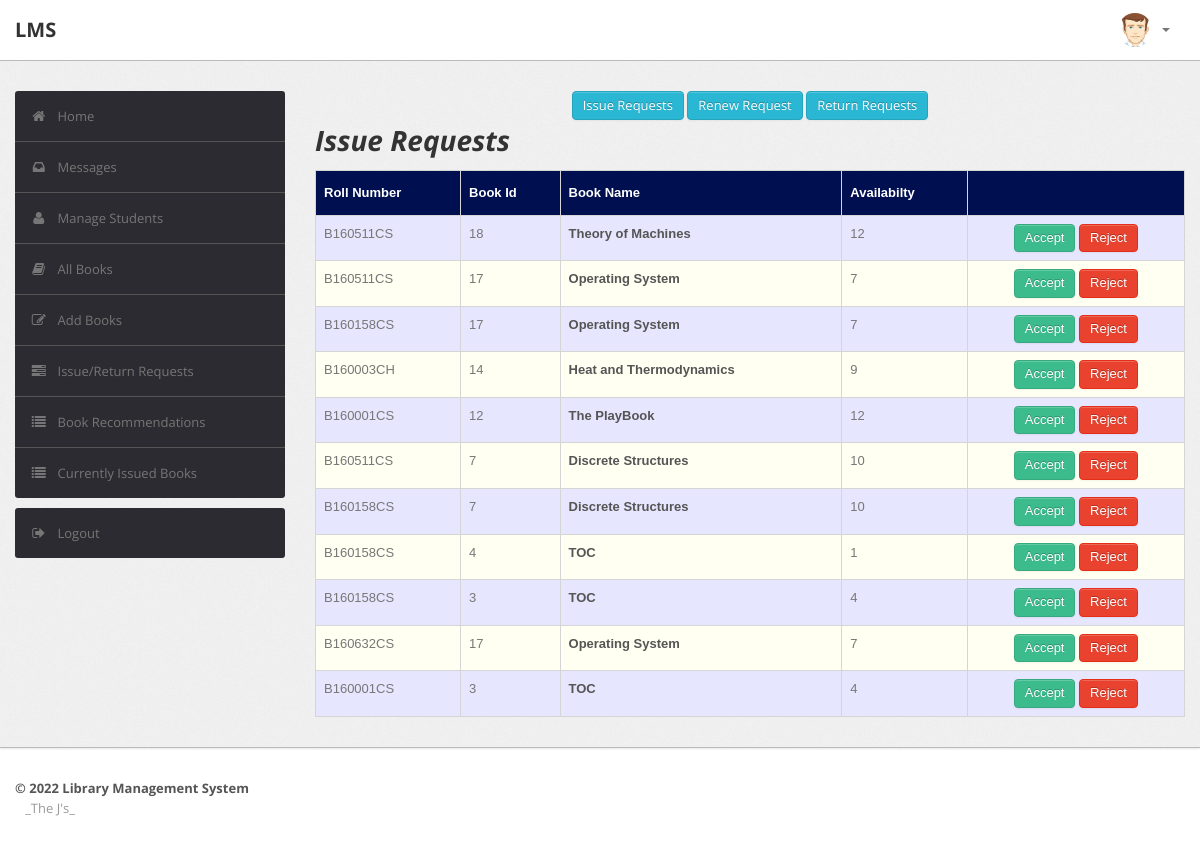
The page /admin/issue_requests.php (signed in) on the database its author committed.
### tables this page shows
CREATE TABLE `record` (
  `RollNo` varchar(50) NOT NULL,
  `BookId` int(10) NOT NULL,
  `Date_of_Issue` date DEFAULT NULL,
  `Due_Date` date DEFAULT NULL,
  `Date_of_Return` date DEFAULT NULL,
  `Dues` int(10) DEFAULT NULL,
  `Renewals_left` int(10) DEFAULT NULL,
  `Time` time DEFAULT NULL
);

CREATE TABLE `book` (
  `BookId` int(10) NOT NULL,
  `Title` varchar(50) DEFAULT NULL,
  `Publisher` varchar(50) DEFAULT NULL,
  `Year` varchar(50) DEFAULT NULL,
  `Availability` int(5) DEFAULT NULL
);

### admin/issue_requests.php (the view, shortened to what this page needs)
<?php
require('dbconn.php');
?>
<?php
if ($_SESSION['RollNo']) {
    ?>
<!DOCTYPE html>
<html lang="en">
    <head>
        <link type="text/css" href="bootstrap/css/bootstrap.min.css" rel="stylesheet">
        <link type="text/css" href="bootstrap/css/bootstrap-responsive.min.css" rel="stylesheet">
        <link type="text/css" href="css/theme.css" rel="stylesheet">
        <link type="text/css" href="images/icons/css/font-awesome.css" rel="stylesheet">
    </head>
    <body>
        <div class="navbar navbar-fixed-top">
            <div class="navbar-inner">
                <div class="container">
                        <a class="brand" href="index.php">LMS </a>
                    <div class="nav-collapse collapse navbar-inverse-collapse">
                        <ul class="nav pull-right">
                            <li class="nav-user dropdown"><a href="#" class="dropdown-toggle" data-toggle="dropdown">
                                <img src="images/user.png" class="nav-avatar" />
                                <b class="caret"></b></a>
                            </li>
                        </ul>
                    </div>
                </div>
            </div>
        </div>
        <div class="wrapper">
            <div class="container">
                <div class="row">
                    <div class="span3">
                        <div class="sidebar">
                            <ul class="widget widget-menu unstyled">
                                <li class="active"><a href="index.php"><i class="menu-icon icon-home"></i>Home
                                </a></li>
                                 <li><a href="message.php"><i class="menu-icon icon-inbox"></i>Messages</a>
                                </li>
                                <li><a href="student.php"><i class="menu-icon icon-user"></i>Manage Students </a>
                                </li>
                                <li><a href="book.php"><i class="menu-icon icon-book"></i>All Books </a></li>
                                <li><a href="addbook.php"><i class="menu-icon icon-edit"></i>Add Books </a></li>
                                <li><a href="requests.php"><i class="menu-icon icon-tasks"></i>Issue/Return Requests </a></li>
                                <li><a href="recommendations.php"><i class="menu-icon icon-list"></i>Book Recommendations </a></li>
                                <li><a href="current.php"><i class="menu-icon icon-list"></i>Currently Issued Books </a></li>
                            </ul>
                            <ul class="widget widget-menu unstyled">
                                <li><a href="logout.php"><i class="menu-icon icon-signout"></i>Logout </a></li>
                            </ul>
                        </div>
                    </div>
                    <div class="span9">
                        <center>
                        <a href="issue_requests.php" class="btn btn-info">Issue Requests</a>
                        <a href="renew_requests.php" class="btn btn-info">Renew Request</a>
                        <a href="return_requests.php" class="btn btn-info">Return Requests</a>
                        </center>
                        <h1><i>Issue Requests</i></h1>
                        <table class="table" id = "tables">
                                  <thead>
                                    <tr>
                                      <th>Roll Number</th>
                                      <th>Book Id</th>
                                      <th>Book Name</th>
                                      <th>Availabilty</th>
                                      <th></th>
                                    </tr>
                                  </thead>
                                  <tbody>
                                    <?php
                            $sql="select * from LMS.record,LMS.book where Date_of_Issue is NULL and record.BookId=book.BookId order by Time";
                            $result=$conn->query($sql);
                            while($row=$result->fetch_assoc())
                            {
                                $bookid=$row['BookId'];
                                $rollno=$row['RollNo'];
                                $name=$row['Title'];
                                $avail=$row['Availability'];
                            ?>
                                    <tr>
                                      <td><?php echo strtoupper($rollno) ?></td>
                                      <td><?php echo $bookid ?></td>
                                      <td><b><?php echo $name ?></b></td>
                                      <td><?php echo $avail ?></td>
                                      <td><center>
                                        <?php
                                        if($avail > 0)
                                        {echo "<a href=\"accept.php?id1=".$bookid."&id2=".$rollno."\" class=\"btn btn-success\">Accept</a>";}
                                         ?>
                                        <a href="reject.php?id1=<?php echo $bookid ?>&id2=<?php echo $rollno ?>" class="btn btn-danger">Reject</a>
                                    </center></td>
                                    </tr>
                               <?php } ?>
                               </tbody>
                                </table>
                            </div>
                </div>
            </div>
        </div>
<div class="footer">
            <div class="container">
                <b class="copyleft">&copy; 2022 Library Management System </b> <br>&nbsp;&nbsp; _The J's_
            </div>
        </div>
    </body>
</html>
<?php }
else {
    echo "<script type='text/javascript'>alert('Access Denied!!!')</script>";
} ?>

### admin/css/theme.css (style rules this page uses)
#tables { font-family: "Trebuchet MS", Arial, Helvetica, sans-serif; border-collapse: collapse; width: 100%; }
#tables td, #tables th { border: 1px solid #ddd; padding: 8px; }
#tables tr:nth-child(even) { background-color: #fffff2; }
#tables tr:nth-child(odd) { background-color: #e6e6ff; }
#tables th { padding-top: 12px; padding-bottom: 12px; text-align: left; background-color: #000F50; color: white; }
body { font-size: 13px; font-family: 'Open Sans', Arial, sans-serif; background: #fff; color: #777 }
h1, h2, h3, h4, h5, h6 { color: #333; margin-top: 0 }
h1 { font-size: 28px }
strong, b { color: #555 }
.wrapper { background: url(../images/bg.png) #eee; border-bottom: 1px solid #bbb; -webkit-box-shadow: 0 1px 2px rgba(0,0,0,0.1); -moz-box-shadow: 0 1px 2px rgba(0,0,0,0.1); box-shadow: 0 1px 2px rgba(0,0,0,0.1); padding: 30px 0 }
.footer { color: #999; padding: 30px 0 60px }
body [class^="icon-"], body [class*=" icon-"] { font-size: 14px; line-height: 20px; height: 20px }
.navbar { position: static!important; margin: 0!important }
.navbar .navbar-inner { background: #fff; border-bottom: 1px solid #bbb; -webkit-box-shadow: 0 1px 2px rgba(0,0,0,0.15); -moz-box-shadow: 0 1px 2px rgba(0,0,0,0.15); box-shadow: 0 1px 2px rgba(0,0,0,0.15) }
.navbar .brand { color: #333; font-weight: bold; font-size: 20px; margin-right: 20px; padding: 20px }
.navbar .nav>li>a { padding: 20px 15px; font-weight: bold; color: #777 }
.nav-user>a { height: 20px }
.nav-avatar { width: 34px; height: 34px; margin: -7px 5px 0 0; -webkit-border-radius: 50%; -moz-border-radius: 50%; border-radius: 50% }
.btn, .btn-box { -webkit-border-radius: 3px; -moz-border-radius: 3px; border-radius: 3px }
.btn { font-size: 13px; font-weight: 600 }
.btn { display: inline-block; margin-bottom: 0; font-weight: 400; text-align: center; vertical-align: middle; cursor: pointer; background-image: none; border: 1px solid transparent; white-space: nowrap; padding: 4px 10px; font-size: 13px; line-height: 1.42857; border-radius: 4px; -webkit-user-select: none; -moz-user-select: none; -ms-user-select: none; user-select: none }
.btn-success { color: #fff; background-color: #3cbc8d; border-color: #36a97f }
.btn-info { color: #fff; background-color: #29b7d3; border-color: #25a4be }
.btn-danger { color: #fff; background-color: #e9422e; border-color: #e52e18 }
.table { margin-bottom: 0 }
.table th, .table td { border-color: #d5d5d5!important }
.widget-menu { background: #fff; -webkit-border-radius: 3px; -moz-border-radius: 3px; border-radius: 3px; overflow: hidden }
.widget-menu a { color: #555; display: block; line-height: 20px; padding: 15px; text-decoration: none!important }
.widget-menu .menu-icon { margin-right: 10px; color: #767676; -webkit-transition: all .2s ease-in-out; -moz-transition: all .2s ease-in-out; transition: all .2s ease-in-out; }
.widget-menu>li+li { border-top: 1px solid #555 }
.widget-menu>li>a { background-color: #2d2b32; color: #767676; -webkit-transition: all .2s ease-in-out; -moz-transition: all .2s ease-in-out; transition: all .2s ease-in-out; }

### rows shown on the page
record: RollNo "B160511CS", BookId.BookId "18", BookId.Title "Theory of Machines", BookId.Availability "12"
record: RollNo "B160511CS", BookId.BookId "17", BookId.Title "Operating System", BookId.Availability "7"
record: RollNo "B160158CS", BookId.BookId "17", BookId.Title "Operating System", BookId.Availability "7"
record: RollNo "B160003CH", BookId.BookId "14", BookId.Title "Heat and Thermodynamics", BookId.Availability "9"
record: RollNo "B160001CS", BookId.BookId "12", BookId.Title "The PlayBook", BookId.Availability "12"
record: RollNo "B160511CS", BookId.BookId "7", BookId.Title "Discrete Structures", BookId.Availability "10"
record: RollNo "B160158CS", BookId.BookId "7", BookId.Title "Discrete Structures", BookId.Availability "10"
record: RollNo "B160158CS", BookId.BookId "4", BookId.Title "TOC", BookId.Availability "1"
record: RollNo "B160158CS", BookId.BookId "3", BookId.Title "TOC", BookId.Availability "4"
record: RollNo "B160632CS", BookId.BookId "17", BookId.Title "Operating System", BookId.Availability "7"
record: RollNo "B160001CS", BookId.BookId "3", BookId.Title "TOC", BookId.Availability "4"
